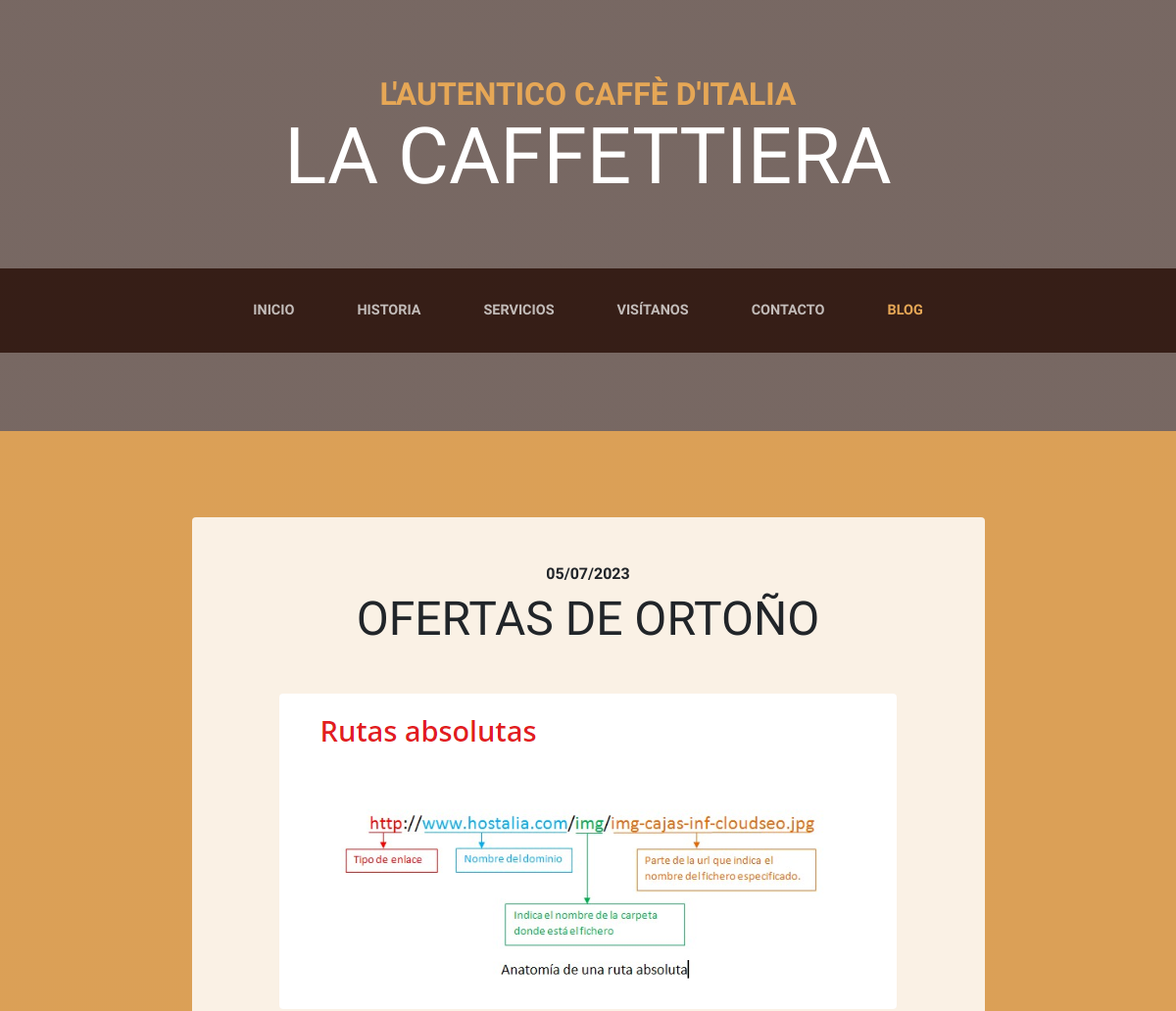
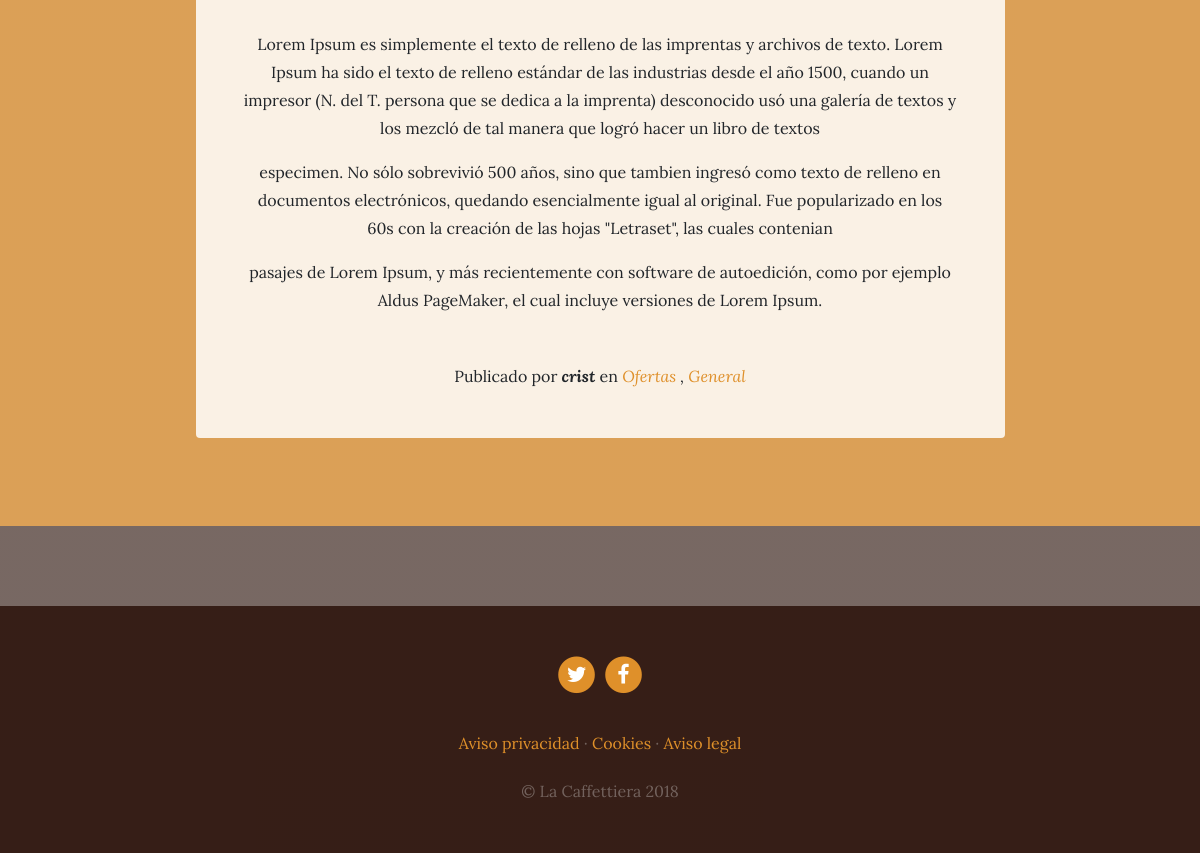
Screenshot of /blog/ with the database file from the repository (2 pictures, top to bottom).
### blog/models.py (models this page shows, shortened)
class Post(models.Model):
    title = models.CharField(max_length=200, verbose_name='Titulo')
    content = models.TextField(verbose_name='Contenido')
    published = models.DateTimeField(verbose_name='fecha publicacion', default=now)
    image =models.ImageField(verbose_name='imagen', upload_to='blog', null=True, blank=True)
    author = models.ForeignKey(User,verbose_name='autor', on_delete=models.CASCADE)
    categories = models.ManyToManyField(Category, verbose_name='categorias',related_name='get_posts')
    created = models.DateTimeField(auto_now_add=True, verbose_name= "Fecha creacion")
    update = models.DateTimeField(auto_now=True,  verbose_name= "Fecha Actualizacion")
    class Meta:
        verbose_name = 'post'
        verbose_name_plural = 'post'
        ordering = ['-created']

class Category(models.Model):
    name = models.CharField(max_length=100, verbose_name='Nombre')
    created = models.DateTimeField(auto_now_add=True, verbose_name= "Fecha creacion")
    update = models.DateTimeField(auto_now=True,  verbose_name= "Fecha Actualizacion")
    class Meta:
        verbose_name = 'categoria'
        verbose_name_plural = 'categorias'
        ordering = ['-created']

### pages/models.py (models this page shows, shortened)
class Page(models.Model):
    title= models.CharField(verbose_name='Titulo', max_length=200)
    content = models.TextField(verbose_name='Contenido')
    order = models.SmallIntegerField(verbose_name='Orden', default=0)
    created = models.DateTimeField(auto_now_add=True, verbose_name= "Fecha creacion")
    update = models.DateTimeField(auto_now=True,  verbose_name= "Fecha Actualizacion")
    class Meta:
        verbose_name = 'pagina'
        verbose_name_plural = 'paginas'
        ordering = ['order','title']

### blog/views.py (the view)
# urls.py: path("", views.blog, name="blog"),
def blog(request):
    posts = Post.objects.all()
    return render(request, 'blog/blog.html', {"posts":posts})

### pages/templatetags/pages_extras.py (called while the page is built)
@register.simple_tag
def get_page_list():
    pages = Page.objects.all()
    return pages

### social/processors.py (called while the page is built)
def ctx_dict(request):
    ctx = {}
    links = Link.objects.all()
    for link in links:
        ctx[link.key] = link.url
    return ctx

### blog/templates/blog/blog.html (shortened to what this page needs)
{% extends 'core/base.html' %}
{% load static %}
{% block content %}
  {% for post in posts  %}
    <section class="page-section cta">
      <div class="container">
        <div class="row">
          <div class="col-xl-9 mx-auto">
            <div class="cta-innerv text-center rounded">
              <h2 class="section-heading mb-5">
                <span class="section-heading-upper">{{post.published|date:"SHORT_DATE_FORMAT"}}</span>
                <span class="section-heading-lower">{{post.title}}</span>
              </h2>
              <p class="mb-0">
                <img class="mx-auto d-flex rounded img-fluid mb-3 mb-lg-0" src="{{post.image.url}}" alt="">
              </p>
              <p class="mb-0 mbt">
               {{post.content| linebreaks}}
              </p>
              <p class="mb-0 mbt">
                <span class="section-heading-under">Publicado por <em><b>{{post.author}}</b></em> en
                  <em>
                      {% for category in post.categories.all  %}
                          <a href="{%url 'category' category.id%}" class='link'>{{category.name}}</a> {% if not forloop.last %},{% endif %}
                      {% endfor %}
                  </em>
              </span>
              </p>
            </div>
          </div>
        </div>
      </div>
    </section>
  {% endfor %}
{% endblock %}

### core/templates/core/base.html (shortened to what this page needs)
<!DOCTYPE html>
<html lang="es">
  <head>
    {% load static %}
    <link href="{% static 'core/vendor/bootstrap/css/bootstrap.min.css' %}" rel="stylesheet">
    <link href="{% static 'core/vendor/font-awesome/css/font-awesome.min.css' %}" rel="stylesheet" type="text/css">
    <link href="{% static 'core/css/business-casual.css' %}" rel="stylesheet">
  </head>
  <body>
    <h1 class="site-heading text-center text-white d-none d-lg-block">
      <span class="site-heading-upper text-primary mb-3">L'autentico caffè d'italia</span>
      <span class="site-heading-lower">La Caffettiera</span>
    </h1>
    <nav class="navbar navbar-expand-lg navbar-dark py-lg-4" id="mainNav">
      <div class="container">
        <div class="collapse navbar-collapse" id="navbarResponsive">
          <ul class="navbar-nav mx-auto">
            <li class="nav-item px-lg-4 {% if request.path == '/' %}active{% endif %}">
              <a class="nav-link text-uppercase text-expanded" href="{% url 'home' %}">Inicio</a>
            </li>
            <li class="nav-item px-lg-4 {% if request.path == '/about/' %}active{% endif %}">
              <a class="nav-link text-uppercase text-expanded" href="{% url 'about' %}">Historia</a>
            </li>
            <li class="nav-item px-lg-4 {% if request.path == '/services/' %}active{% endif %}">
              <a class="nav-link text-uppercase text-expanded" href="{% url 'services' %}">Servicios</a>
            </li>
            <li class="nav-item px-lg-4 {% if request.path == '/store/' %}active{% endif %}">
              <a class="nav-link text-uppercase text-expanded" href="{% url 'store' %}">Visítanos</a>
            </li>
            <li class="nav-item px-lg-4 {% if request.path == '/contact/' %}active{% endif %}">
              <a class="nav-link text-uppercase text-expanded" href="{% url 'contact' %}">Contacto</a>
            </li>
            <li class="nav-item px-lg-4 {% if request.path|slice:":6" == '/blog/' %}active{% endif %}">
              <a class="nav-link text-uppercase text-expanded" href="{% url 'blog' %}">Blog</a>
            </li>
          </ul>
        </div>
      </div>
    </nav>
    {% block content %} {% endblock %}
    <footer class="footer text-faded text-center py-5">
      <div class="container">
        <p class="m-0">
          {% if LINK_TWITTER %}
	        <a href="{{LINK_TWITTER}}" class="link">
	          <span class="fa-stack fa-lg">
	            <i class="fa fa-circle fa-stack-2x"></i>
	            <i class="fa fa-twitter fa-stack-1x fa-inverse"></i>
	          </span>
	        </a>
          {% endif %}
          {% if LINK_FACEBOOK %}
	        <a href="{{LINK_FACEBOOK}}" class="link">
	          <span class="fa-stack fa-lg">
	            <i class="fa fa-circle fa-stack-2x"></i>
	            <i class="fa fa-facebook fa-stack-1x fa-inverse"></i>
	          </span>
	        </a>
          {% endif %}
	    </p>
        <p class="m-0 mbt">
          {% load pages_extras %}
          {% get_page_list as page_list %}
          {% for page in page_list %}
          <a href="{% url 'page' page.id page.title|slugify%}" class="link">{{page.title}}</a> {% if not forloop.last %}·{% endif %}
          {% endfor %}
		</p>
        <p class="m-0 mbt1">&copy; La Caffettiera 2018</p>
      </div>
	</footer>
  </body>
</html>

### core/static/core/css/business-casual.css (style rules this page uses)
body { font-family: 'Lora'; background: linear-gradient(rgba(47, 23, 15, 0.65), rgba(47, 23, 15, 0.65)), url("../img/gomas.jpg"); background-attachment: fixed; background-position: center; background-size: cover; }
h1, h2, h3, h4, h5, h6 { font-family: 'Raleway'; }
p { line-height: 1.75; }
.text-faded { color: rgba(255, 255, 255, 0.3); }
.site-heading { margin-top: 5rem; margin-bottom: 5rem; text-transform: uppercase; line-height: 1; font-family: 'Raleway'; }
.site-heading .site-heading-upper { display: block; font-size: 2rem; font-weight: 800; }
.site-heading .site-heading-lower { font-size: 5rem; font-weight: 100; line-height: 4rem; }
.page-section { margin-top: 5rem; margin-bottom: 5rem; }
.section-heading { text-transform: uppercase; }
.section-heading .section-heading-upper { display: block; font-size: 1rem; font-weight: 800; padding-bottom:.5rem; }
.section-heading .section-heading-lower { display: block; font-size: 3rem; font-weight: 100; }
#mainNav { background-color: rgba(47, 23, 15, 0.9); font-family: 'Raleway'; }
#mainNav .navbar-nav .nav-item .nav-link { color: rgba(255, 255, 255, 0.7); font-weight: 800; }
#mainNav .navbar-nav .nav-item.active .nav-link { color: #e6a756; }
@media (min-width: 992px) { #mainNav .navbar-nav .nav-item .nav-link { font-size: 0.9rem; } }
.cta { padding-top: 5rem; padding-bottom: 5rem; background-color: rgba(230, 167, 86, 0.9); }
.cta .cta-innerv { position: relative; padding: 3rem; margin: 0.5rem; background-color: rgba(255, 255, 255, 0.85); }
.footer { background-color: rgba(47, 23, 15, 0.9); }
.text-primary { color: #e6a756 !important; }
.mbt { padding-top: 2rem; }
.mbt1 { padding-top: 1.25rem; }
a.link { color: #df902a; }

### rows the page displays
Post: published "05/07/2023", title "OFERTAS DE ORTOÑO", image (picture), content "Lorem Ipsum es simplemente el texto de relleno de las imprentas y archivos de texto. Lorem Ipsum ha sido el texto de relleno estándar de las industrias desde el año 1500, cuando un impresor (N. del T. persona que se dedica a la imprenta) desconocido usó una galería de textos y los mezcló de tal manera que logró hacer un libro de textos especimen. No sólo sobrevivió 500 años, sino que tambien ingresó como texto de relleno en documentos electrónicos, quedando esencialmente igual al original. Fue popularizado en los 60s con la creación de las hojas \"Letraset\", las cuales contenian pasajes de Lorem Ipsum, y más recientemente con software de autoedición, como por ejemplo Aldus PageMaker, el cual…", author "crist"
Category: name "Ofertas"
Category: name "General"
Page: title "Aviso privacidad"
Page: title "Cookies"
Page: title "Aviso legal"
